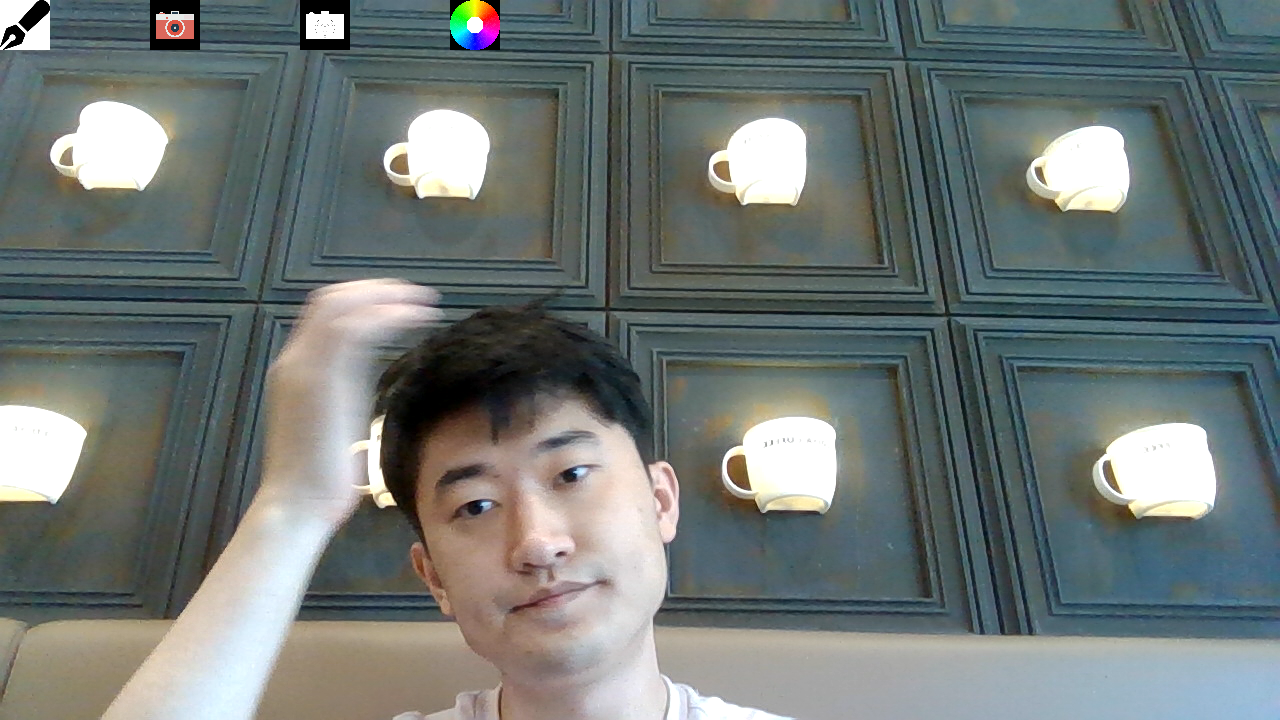
//> input picture newTech/fingerDraw/Cam Test.png, 1280 x 720 px, given in place of the camera
$ ./drawScreen   (built with g++ and OpenCV 4)
//> lines starting //> are read from the running program, lines starting //| are printed output that depends on the picture; after the words box and inside, x2 and y2 are one past the last pixel; in counts of white or black regions, pixels touching at a corner belong together
#include <iostream>
#include <opencv2\opencv.hpp>

cv::Point getHandCenter(cv::Mat& mask, double& radius);
float fingerEnd(float p1, float p2, float t1, float t2, float q1, float q2);

std::vector<cv::Point> saveLine;

int erosion_value = 0;
int const max_erosion = 2;
int erosion_size = 0;
int const ersion_max_size = 21;
int dilation_value = 0;
int dilation_size = 0;
int erosion_type = 0;
int drawX, drawY;

int main()
{
	cv::Mat element;
	cv::Mat frame, tmpImg;
	cv::Mat handImg, mask, mask1;
	cv::Point dst;

	std::vector<std::vector<cv::Point>> contours;
	std::vector<cv::Vec4i> hierarchy;

	double radius = 5;
	cv::VideoCapture video(0);

	if (!video.isOpened()) return 0;

	cv::namedWindow("change_image", CV_WINDOW_AUTOSIZE);
	cv::namedWindow("original_image", CV_WINDOW_AUTOSIZE);
	cv::createTrackbar("ele_erosion", "original_image", &erosion_value, max_erosion);
	cv::createTrackbar("erosion_size", "original_image", &erosion_size, ersion_max_size);
	cv::createTrackbar("ele_dilation", "original_image", &dilation_value, max_erosion);
	cv::createTrackbar("dilation_size", "original_image", &dilation_size, ersion_max_size);

	while (true)
	{
		video >> tmpImg;
//> tmpImg is the input picture: 720 rows x 1280 cols, CV_8UC3; mean B, G, R 117, 119, 111.1

		if (tmpImg.empty()) break;

		if (erosion_value == 0) erosion_type = cv::MORPH_RECT;
		else if (erosion_value == 1) erosion_type = cv::MORPH_CROSS;
		else if (erosion_value == 2) erosion_type = cv::MORPH_ELLIPSE;

		element = cv::getStructuringElement(erosion_type, cv::Size(2 * erosion_size + 1, 2 * erosion_size + 1), cv::Point(erosion_size, erosion_size));

		//손 색깔을 검출하기 위해서 YCbCr 컬러 모델 사용. 잡음에 강하다고..
		//Y는 휘도 성분, Cb, Cr은 색차 성분
		//피부색이 가지는 Cb,Cr의 영역은
		//Cb: 77 ~ 127
		//Cr: 133 ~ 173

		cv::cvtColor(tmpImg, handImg, CV_BGR2YCrCb);
//> handImg: 720 rows x 1280 cols, CV_8UC3; mean of channels 0, 1, 2 116.4, 124.3, 128.4
		cv::inRange(handImg, cv::Scalar(0, 133, 77), cv::Scalar(255, 173, 127), handImg);
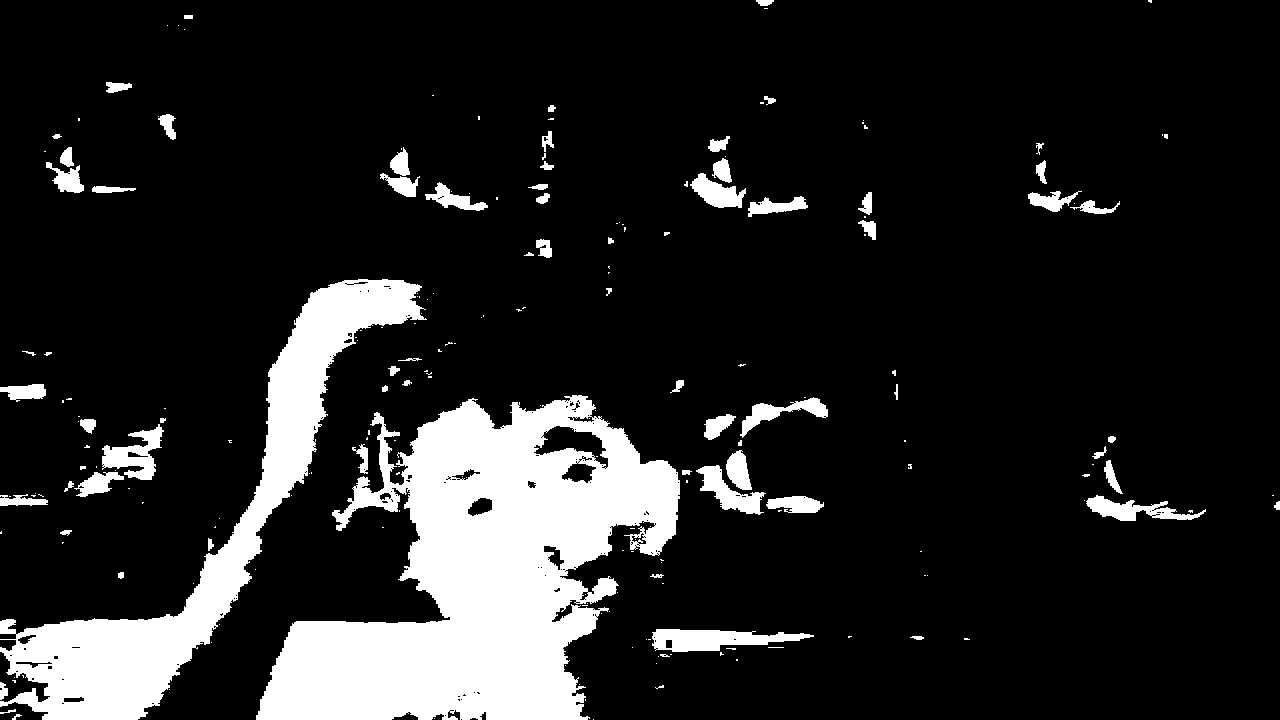
//> handImg: 720 rows x 1280 cols, CV_8UC1; 14.1% white; 217 white regions (145 under 20 px)

		cv::erode(handImg, handImg, element);
		cv::dilate(handImg, handImg, element);

		mask = handImg.clone();


		cv::findContours(mask, contours, hierarchy, CV_RETR_LIST, CV_CLOCKWISE, cv::Point(0, 0));
//> contours = 417 contours, 338 with area under 20; largest, box (x1, y1, x2, y2) and area: (256, 395, 680, 720) 76268, (0, 279, 427, 720) 33677, (652, 629, 814, 652) 2130, (102, 424, 164, 480) 1502, (533, 425, 609, 469) 1484


		int largestContour = 0;

		for (int i = 0; i < contours.size(); i++) {
			if (cv::contourArea(contours[i]) > cv::contourArea(contours[largestContour])) {
				largestContour = i;
			}
		}
//> after the loop, largestContour = 286

		cv::drawContours(tmpImg, contours, largestContour, cv::Scalar(0, 255, 255), 1, 8, std::vector < cv::Vec4i>(), 0, cv::Point());	//contour 그리기

		if (!contours.empty()) {
			std::vector<std::vector<cv::Point>>hull(1);

			cv::convexHull(cv::Mat(contours[largestContour]), hull[0], false);
//> hull = 1 contour; box (x1, y1, x2, y2) and area: (256, 395, 680, 720) 104373
			cv::drawContours(tmpImg, hull, 0, cv::Scalar(0, 255, 0), 1, 8, std::vector<cv::Vec4i>(), 0, cv::Point());		//점 잇기
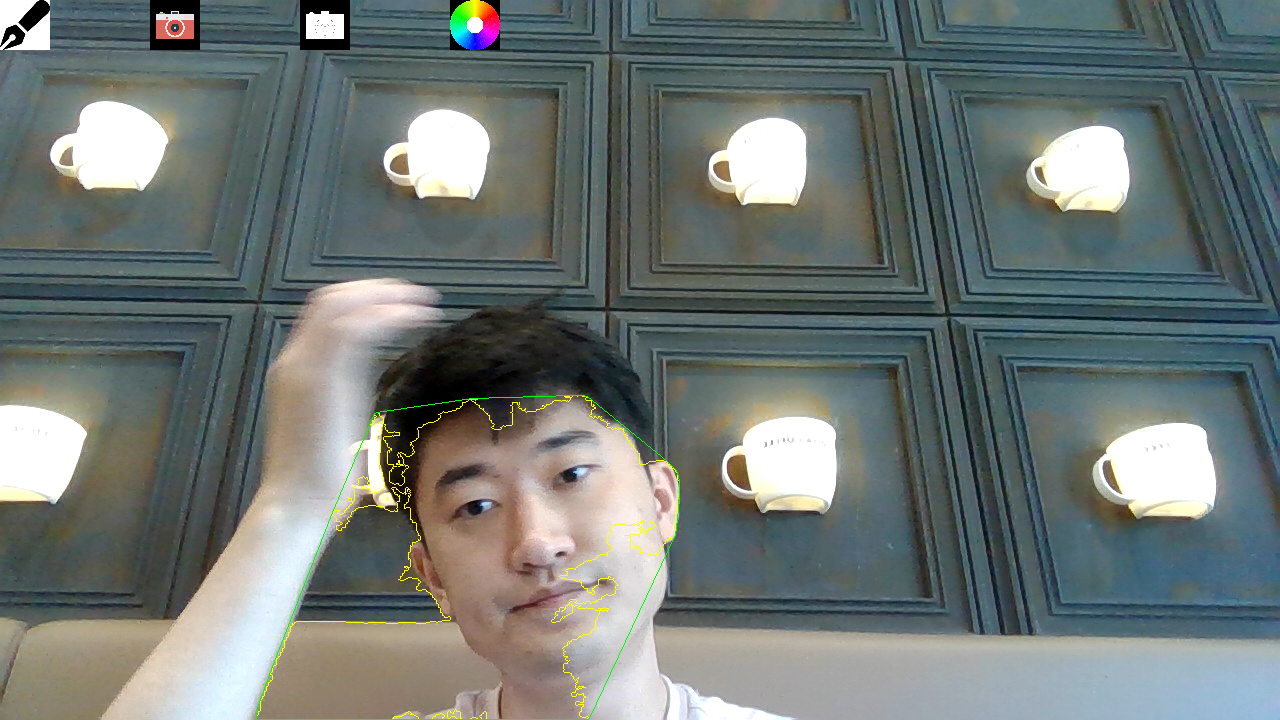
//> tmpImg: 720 rows x 1280 cols, CV_8UC3; mean B, G, R 116.5, 119.5, 111.3

			if (hull[0].size() > 2) {

				cv::Rect boundingBox = cv::boundingRect(hull[0]);
//> boundingBox = Rect(256, 395, 424, 325)
				cv::Point center = cv::Point(boundingBox.x + boundingBox.width / 2, boundingBox.y + boundingBox.height / 2);
//> center = Point(468, 557)

				std::vector<cv::Point> validPoints;

				std::vector<int> hullIndex;
				cv::convexHull(cv::Mat(contours[largestContour]), hullIndex);
//> hullIndex = 20 values, max 2860 at index 0, min 0 at index 19, mean 1773.8
				std::vector<cv::Vec4i> convexityDefects;

				cv::convexityDefects(cv::Mat(contours[largestContour]), hullIndex, convexityDefects);
//> convexityDefects = 19 items, first 8: [2860, 0, 2864, 256], [0, 196, 137, 8147], [196, 525, 389, 19416], [525, 527, 526, 114], [527, 745, 620, 9755], [745, 1343, 1131, 38091], [1343, 1384, 1358, 1137], [1384, 1402, 1395, 683]

				for (int i = 0; i < convexityDefects.size(); i++) {
					cv::Point p1 = contours[largestContour][convexityDefects[i][0]];
					cv::Point p2 = contours[largestContour][convexityDefects[i][1]];
					cv::Point p3 = contours[largestContour][convexityDefects[i][2]];
					//cv::line(tmpImg, p1, p3, cv::Scalar(255, 0, 0), 2);
					//cv::line(tmpImg, p3, p2, cv::Scalar(255, 0, 0), 2);

					double angle = std::atan2(center.y - p1.y, center.x - p1.x) * 180 / CV_PI;
					double inA = fingerEnd(p1.x, p1.y, p2.x, p2.y, p3.x, p3.y);
					double length = std::sqrt(std::pow(p1.x - p3.x, 2) + std::pow(p1.y - p3.y, 2));

					if (angle > -30 && angle < 160 && std::abs(inA) > 20 && std::abs(inA) < 120 && length > 0.1 * boundingBox.height)
					{
						validPoints.push_back(p1);
					}
				}
//> this loop made 19 passes
//> (angle, dist1 in fingerEnd, dist2 in fingerEnd, cX in fingerEnd, cY in fingerEnd, bX in fingerEnd, bY in fingerEnd, aX in fingerEnd) on passes 1 to 12: (124.9, 4.12, 5.1, 577, 396, 581, 395, 572), (122.7, 79.62, 41.77, 500, 429, 472, 398, 572), (91.44, 112.3, 77.16, 401, 485, 376, 412, 472), (57.61, 1.41, 1, 375, 413, 374, 413, 376), (56.86, 74.67, 57.7, 384, 487, 332, 512, 374), (18.31, 159.3, 184.1, 450, 619, 332, 512, 272), (-29.08, 13, 23.32, 272, 679, 272, 666, 260), (-34.32, 11, 6.4, 260, 710, 256, 715, 260), (-37.39, 199.3, 132.4, 455, 709, 587, 719, 256), (-126.3, 2.24, 1.41, 588, 717, 589, 718, 587), (-126.9, 145.1, 123.4, 559, 576, 675, 534, 589), (173.7, 14, 2.24, 675, 520, 677, 519, 675)

				int maxY = 0, maxX = 0;

				if (validPoints.size() != 0) {
					maxY = validPoints[0].y, maxX = validPoints[0].x;
//> maxY = 395; maxX = 572

					for (int i = 0; i < validPoints.size(); i++)
					{
						if (validPoints[i].y < maxY) {
							maxY = validPoints[i].y;
							maxX = validPoints[i].x;
						}
						cv::circle(tmpImg, cv::Point(maxX, maxY), 9, cv::Scalar(255, 0, 0), 2);

						saveLine.push_back(cv::Point(maxX, maxY));

						for (std::vector<int>::size_type i = 0; i < saveLine.size(); i++) {
							cv::line(tmpImg, saveLine[i], saveLine[i], cv::Scalar(255, 5, 222), 5);
						}

						if (cv::waitKey(10) == 32) {
							saveLine.clear();
						}
						maxY = 0; maxX = 0;
					}
//> this loop made 4 passes
//> tmpImg: 720 rows x 1280 cols, CV_8UC3; 252 pixels changed, all inside (x1, y1, x2, y2) = (0, 0, 583, 406)
//> after the loop, maxY = 0; maxX = 0
				}
			}
		}

		cv::line(tmpImg, cv::Point(drawX, drawY), cv::Point(drawX, drawY), cv::Scalar(0, 0, 0), 3, 8, 0);
//> tmpImg: 720 rows x 1280 cols, CV_8UC3; mean B, G, R 116.6, 119.4, 111.2

		cv::flip(handImg, handImg, 1);	//영상 반전
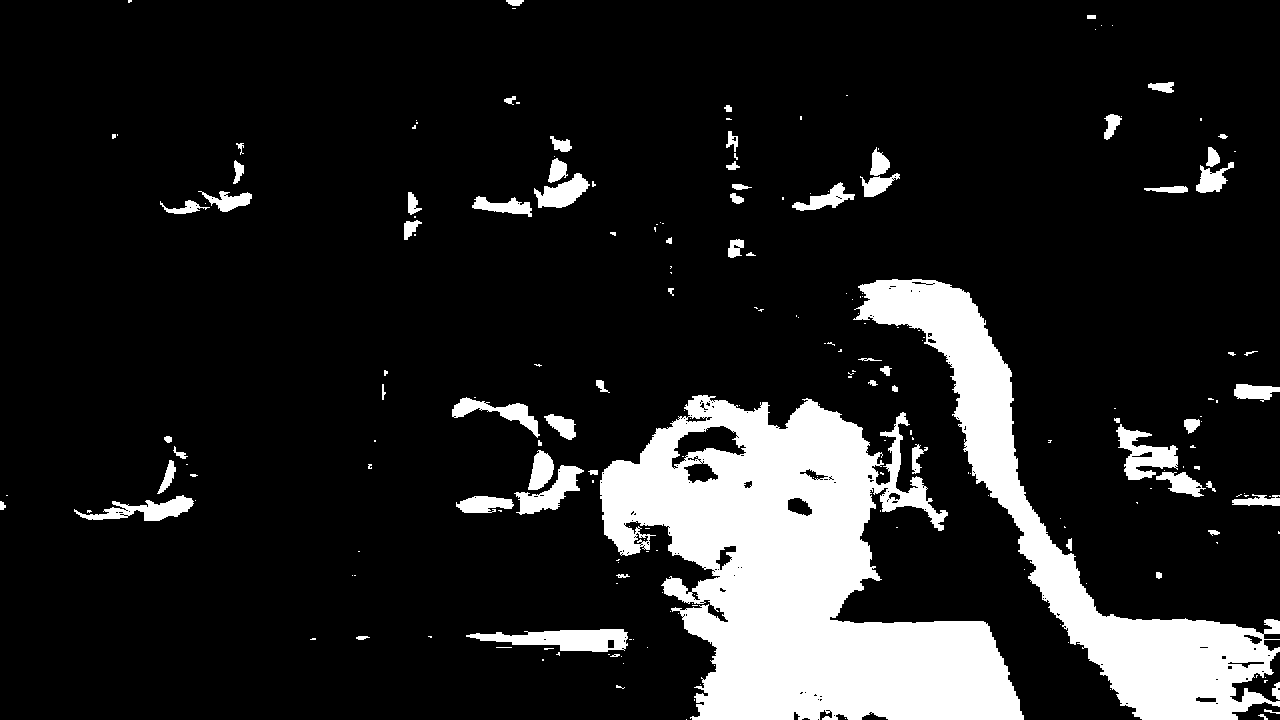
//> handImg: 720 rows x 1280 cols, CV_8UC1; 14.1% white; 217 white regions (145 under 20 px), largest, box (x1, y1, x2, y2) and area: (600, 395, 1024, 720) 74803, (853, 279, 1280, 720) 34269, (466, 629, 628, 652) 2259
		cv::flip(tmpImg, tmpImg, 1);	//영상 반전
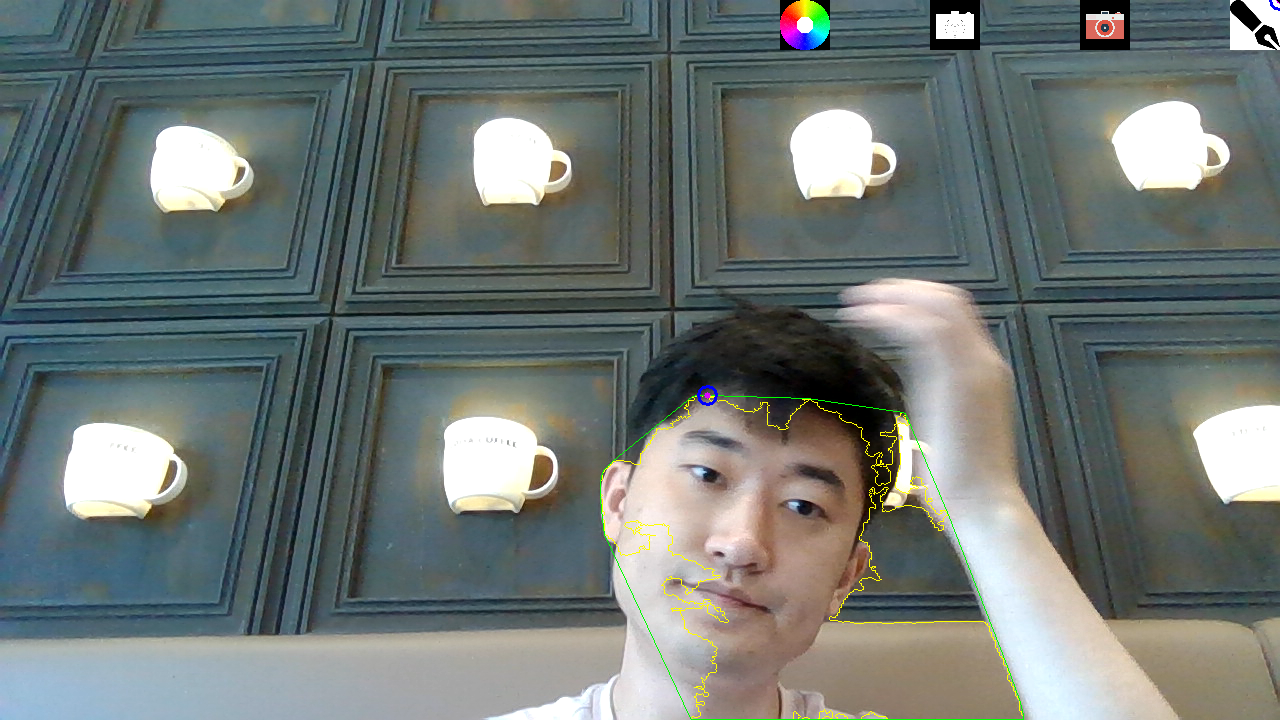
//> tmpImg: 720 rows x 1280 cols, CV_8UC3; mean B, G, R 116.6, 119.4, 111.2

		cv::imshow("change_image", handImg);
		cv::imshow("original_image", tmpImg);

		if (cv::waitKey(10) == 27) {
//> the Esc key is pressed
			break;
		}
	}


	video.release();
	tmpImg.release();
	frame.release();

	cv::destroyAllWindows();

	return 0;
}

cv::Point getHandCenter(cv::Mat& mask, double& radius)
{
	int maxDst[2];

	cv::Mat dst;	//행렬 저장
	cv::distanceTransform(mask, dst, CV_DIST_L2, 5);

	//최솟값 필요 없음
	cv::minMaxIdx(dst, NULL, &radius, NULL, maxDst, mask);

	return cv::Point(maxDst[1], maxDst[0]);
}

float fingerEnd(float p1, float p2, float t1, float t2, float q1, float q2)
{
	//두점 사이 거리 계산하기 위해. 제곱근 계산하는 sqrt
	float dist1 = std::sqrt((p1 - q1) * (p1 - q1) + (p2 - q2) * (p2 - q2));
	float dist2 = std::sqrt((t1 - q1) * (t1 - q1) + (t2 - q2) * (t2 - q2));

	float aX, aY;
	float bX, bY;
	float cX, cY;

	cX = q1;
	cY = q2;

	if (dist1 < dist2) {
		bX = p1;
		bY = p2;
		aX = t1;
		aY = t2;
	}
	else {
		bX = t1;
		bY = t2;
		aX = p1;
		aY = p2;
	}

	float r1 = cX - aX;
	float r2 = cY - aY;
	float z1 = bX - aX;
	float z2 = bY - aY;

	float result = std::acos((z1 * r1 + z1 * r2) / (std::sqrt(z1 * z1 + z2 * z2) * std::sqrt(r1 * r1 + r2 * r2)));

	result = result * 180 / CV_PI;

	return result;
}
